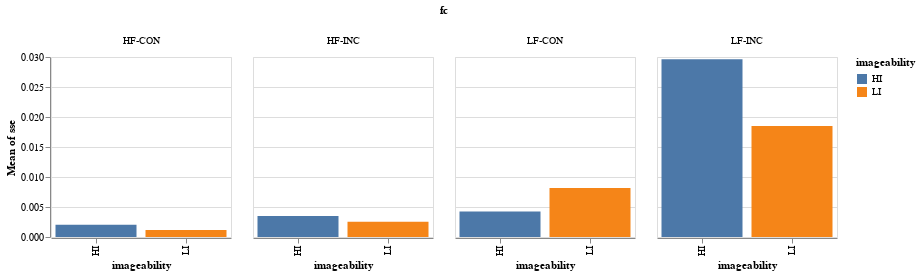

Notebook code for this chart:
### Code cell
alt.Chart(exp_df).mark_bar().encode(
    column=alt.X("fc:N", sort=["HF-CON", "LF-CON", "HF-INC", "LF-INC"]),
    y="mean(sse):Q",
    x="imageability:N",
    color="imageability:N",
).properties(width=180, height=180)

### Figure 1 — Vega-Lite specification as saved in the notebook (floating-point values rounded to 4 significant figures; data arrays with more than 128 entries replaced by an {"elided": "..."} marker saying what was removed)
{"config": {"view": {"continuousWidth": 400, "continuousHeight": 300}}, "data": {"name": "data-7abf99c313fe62c51539be6d06ba43b0"}, "mark": "bar", "encoding": {"color": {"type": "nominal", "field": "imageability"}, "column": {"type": "nominal", "field": "fc", "sort": ["HF-CON", "LF-CON", "HF-INC", "LF-INC"]}, "x": {"type": "nominal", "field": "imageability"}, "y": {"type": "quantitative", "aggregate": "mean", "field": "sse"}}, "height": 180, "width": 180, "$schema": "https://vega.github.io/schema/vega-lite/v4.8.1.json", "datasets": {"data-7abf99c313fe62c51539be6d06ba43b0": {"elided": "440 records"}}}
